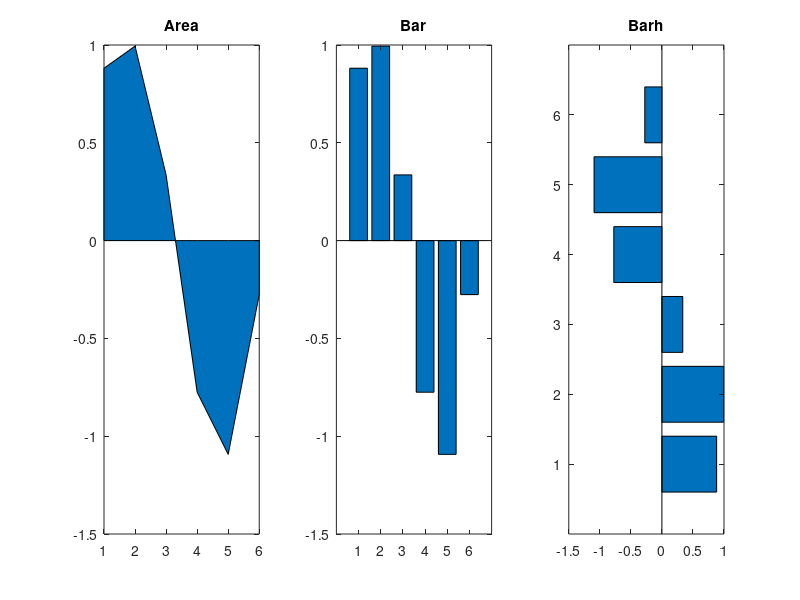

Write the MATLAB code that produced this figure.
% cap5_area_exemplo
x=1:6;
y=sin(x)+randn(1,6)*0.1;
subplot(1,3,1)
area(x,y)
title('Area')
subplot(1,3,2)
bar(x,y)
title('Bar')
subplot(1,3,3)
barh(x,y)
title('Barh')
